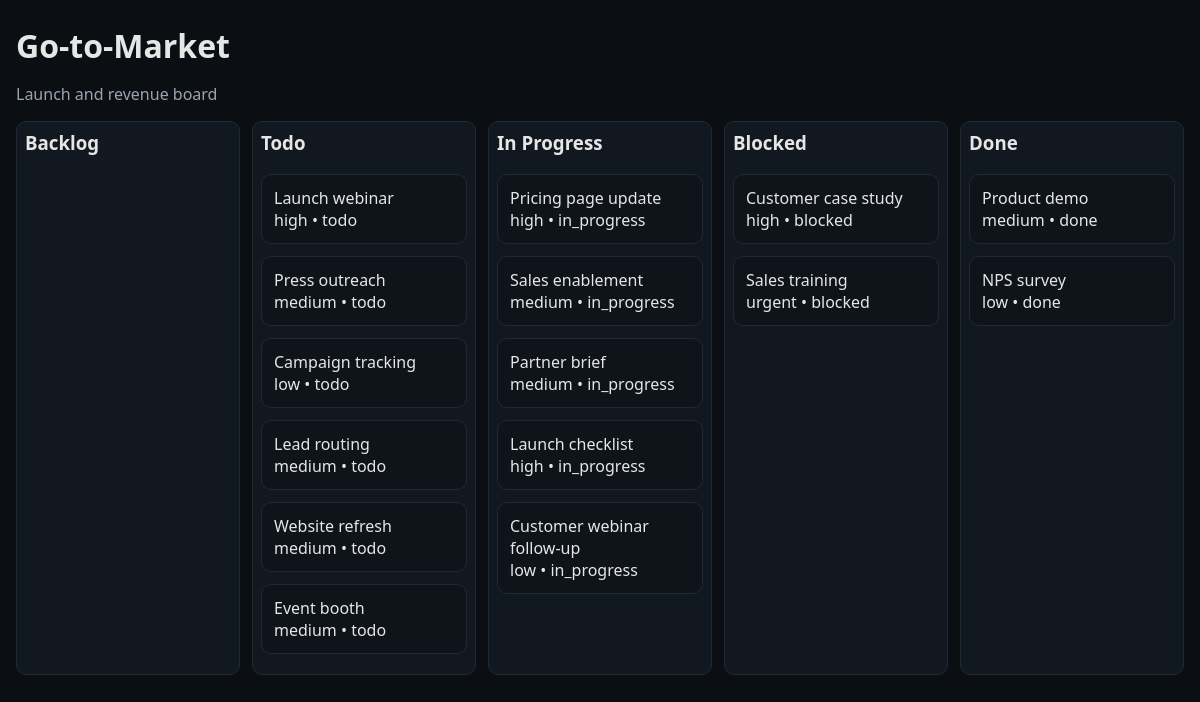
Screenshot of /boards/2 with the database file from the repository.
### app/models.py (models this page shows)
class Board(Base):
    __tablename__ = "boards"
    id = Column(Integer, primary_key=True)
    name = Column(String, nullable=False)
    description = Column(Text, nullable=False)
    owner_id = Column(Integer, ForeignKey("employees.id"), nullable=False)
    owner = relationship("Employee")

class BoardColumn(Base):
    __tablename__ = "board_columns"
    id = Column(Integer, primary_key=True)
    board_id = Column(Integer, ForeignKey("boards.id"), nullable=False)
    name = Column(String, nullable=False)
    order_index = Column(Integer, nullable=False)
    board = relationship("Board", backref="columns")

class Task(Base):
    __tablename__ = "tasks"
    id = Column(Integer, primary_key=True)
    title = Column(String, nullable=False)
    description = Column(Text, nullable=False)
    status = Column(String, nullable=False)
    priority = Column(String, nullable=False)
    assignee_id = Column(Integer, ForeignKey("employees.id"), nullable=True)
    reporter_id = Column(Integer, ForeignKey("employees.id"), nullable=False)
    created_at = Column(DateTime, nullable=False, default=datetime.utcnow)
    updated_at = Column(DateTime, nullable=False, default=datetime.utcnow)
    due_date = Column(Date, nullable=True)
    labels = Column(Text, nullable=False)
    related_topic = Column(String, nullable=False)
    parent_board_id = Column(Integer, ForeignKey("boards.id"), nullable=True)
    assignee = relationship("Employee", foreign_keys=[assignee_id])
    reporter = relationship("Employee", foreign_keys=[reporter_id])
    parent_board = relationship("Board")

### app/api.py (the view)
@app.get("/boards/{board_id}", response_class=HTMLResponse)
def board_view(request: Request, board_id: int):
    session = get_session()
    try:
        board = session.query(Board).filter(Board.id == board_id).first()
        if not board:
            return HTMLResponse("Board not found", status_code=404)
        columns = (
            session.query(BoardColumn)
            .filter(BoardColumn.board_id == board_id)
            .order_by(BoardColumn.order_index)
            .all()
        )
        cards = (
            session.query(BoardCard)
            .filter(BoardCard.board_id == board_id)
            .order_by(BoardCard.order_index)
            .all()
        )
        tasks = {t.id: t for t in session.query(Task).all()}
        columns_data = []
        for c in columns:
            col_cards = [cd for cd in cards if cd.column_id == c.id]
            columns_data.append(
                {
                    "id": c.id,
                    "name": c.name,
                    "cards": [
                        {
                            "task": tasks.get(cd.task_id),
                            "order_index": cd.order_index,
                        }
                        for cd in col_cards
                    ],
                }
            )
        return templates.TemplateResponse(
            "board.html",
            {
                "request": request,
                "board": board,
                "columns": columns_data,
            },
        )
    finally:
        session.close()

### app/templates/board.html (shortened to what this page needs)
<!doctype html>
<html>
  <head>
    <link rel="stylesheet" href="/static/styles.css" />
  </head>
  <body>
    <div class="container">
      <h1>{{ board.name }}</h1>
      <p class="muted">{{ board.description }}</p>
      <div class="kanban">
        {% for col in columns %}
        <div class="kanban-col">
          <h3>{{ col.name }}</h3>
          {% for card in col.cards %}
          <div class="card">
            <div class="title">{{ card.task.title }}</div>
            <div class="meta">{{ card.task.priority }} • {{ card.task.status }}</div>
          </div>
          {% endfor %}
        </div>
        {% endfor %}
      </div>
    </div>
  </body>
</html>

### app/static/styles.css (style rules this page uses)
body { font-family: "Segoe UI", system-ui, sans-serif; background: #0b0f13; color: #e6e6e6; margin: 0; }
.container { max-width: 1200px; margin: 24px auto; padding: 0 16px; }
h1 { margin-bottom: 12px; }
.card { background: #121820; border: 1px solid #1f2a36; border-radius: 10px; padding: 12px; margin-bottom: 12px; }
.muted { color: #9aa4b2; }
.kanban { display: grid; gap: 12px; grid-template-columns: repeat(5, 1fr); }
.kanban-col { background: #121820; border: 1px solid #1f2a36; border-radius: 10px; padding: 8px; min-height: 120px; }
.kanban-col h3 { margin-top: 0; }
.kanban .card { background: #0f141b; }

### rows the page displays
Board: name "Go-to-Market", description "Launch and revenue board"
BoardColumn: name "Backlog"
BoardColumn: name "Todo"
Task: task "Launch webinar", task.priority "high", task.status "todo"
Task: task "Press outreach", task.priority "medium", task.status "todo"
Task: task "Campaign tracking", task.priority "low", task.status "todo"
Task: task "Lead routing", task.priority "medium", task.status "todo"
Task: task "Website refresh", task.priority "medium", task.status "todo"
Task: task "Event booth", task.priority "medium", task.status "todo"
BoardColumn: name "In Progress"
Task: task "Pricing page update", task.priority "high", task.status "in_progress"
Task: task "Sales enablement", task.priority "medium", task.status "in_progress"
Task: task "Partner brief", task.priority "medium", task.status "in_progress"
Task: task "Launch checklist", task.priority "high", task.status "in_progress"
Task: task "Customer webinar follow-up", task.priority "low", task.status "in_progress"
BoardColumn: name "Blocked"
Task: task "Customer case study", task.priority "high", task.status "blocked"
Task: task "Sales training", task.priority "urgent", task.status "blocked"
BoardColumn: name "Done"
Task: task "Product demo", task.priority "medium", task.status "done"
Task: task "NPS survey", task.priority "low", task.status "done"
